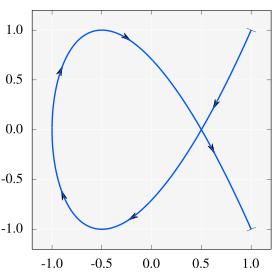

This chart was generated by the following gnuplot code:
set size square

set rmargin 0.5
set tmargin 0.5
set lmargin 3.5
set bmargin 1.5

unset key
set format x "%.1f"
set format y "%.1f"

set xr [-1.2:1.2]
set yr [-1.2:1.2]
set tr [0:2*pi]

f(x) = cos(x)
g(x) = cos(1.5 * x)


set style arrow 1 size 0.1,15,40 fixed filled lw 4

do for [i=1:6] {
  t = 2 * pi * (i) / 7
  set arrow arrowstyle 1 from f(t),g(t) to f(t+0.01),g(t+0.01)
}

set style arrow 2 size 0.05,90 fixed filled lw 4
set arrow arrowstyle 2 front empty from f(0.1),g(0.1) to f(0),g(0)
set arrow arrowstyle 2 front from f(2*pi-0.1),g(2*pi-0.1) to f(2*pi),g(2*pi)

set samples 1000
set parametric
plot f(t), g(t) notitle lc rgb "#0055ff" lw 4
